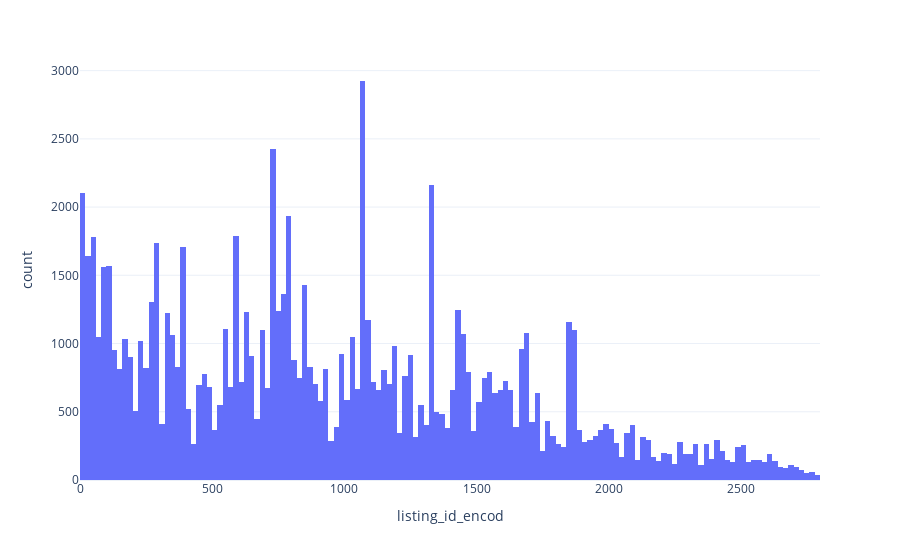

This figure's notebook cell:
### Code cell
px.histogram(df_final, x='listing_id_encod')

### Figure 1 — Plotly figure (JSON) as saved in the notebook; plotly's stock layout.template omitted (floating-point values rounded to 4 significant figures; data arrays with more than 128 entries replaced by an {"elided": "..."} marker saying what was removed)
{"data": [{"alignmentgroup": "True", "bingroup": "x", "hovertemplate": "listing_id_encod=%{x}<br>count=%{y}<extra></extra>", "legendgroup": "", "marker": {"color": "#636efa", "pattern": {"shape": ""}}, "name": "", "offsetgroup": "", "orientation": "v", "showlegend": false, "type": "histogram", "x": {"elided": "93654 int values"}, "xaxis": "x", "yaxis": "y"}], "layout": {"barmode": "relative", "legend": {"tracegroupgap": 0}, "margin": {"t": 60}, "xaxis": {"anchor": "y", "domain": [0, 1], "title": {"text": "listing_id_encod"}}, "yaxis": {"anchor": "x", "domain": [0, 1], "title": {"text": "count"}}}}
